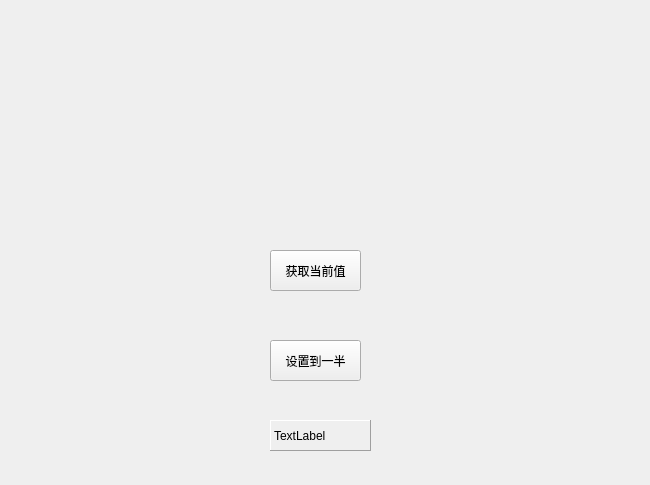
<?xml version="1.0" encoding="UTF-8"?>
<ui version="4.0">
 <class>Widget</class>
 <widget class="QWidget" name="Widget">
  <property name="geometry">
   <rect>
    <x>0</x>
    <y>0</y>
    <width>650</width>
    <height>485</height>
   </rect>
  </property>
  <property name="windowTitle">
   <string>Widget</string>
  </property>
  <widget class="MyWidget" name="spinSlider" native="true">
   <property name="geometry">
    <rect>
     <x>160</x>
     <y>120</y>
     <width>361</width>
     <height>61</height>
    </rect>
   </property>
  </widget>
  <widget class="QPushButton" name="getNumBtn">
   <property name="geometry">
    <rect>
     <x>270</x>
     <y>250</y>
     <width>91</width>
     <height>41</height>
    </rect>
   </property>
   <property name="text">
    <string>获取当前值</string>
   </property>
  </widget>
  <widget class="QPushButton" name="setNumBtn">
   <property name="geometry">
    <rect>
     <x>270</x>
     <y>340</y>
     <width>91</width>
     <height>41</height>
    </rect>
   </property>
   <property name="text">
    <string>设置到一半</string>
   </property>
  </widget>
  <widget class="MyWidget" name="widget" native="true">
   <property name="geometry">
    <rect>
     <x>180</x>
     <y>10</y>
     <width>311</width>
     <height>41</height>
    </rect>
   </property>
  </widget>
  <widget class="QLabel" name="secondLab">
   <property name="geometry">
    <rect>
     <x>270</x>
     <y>420</y>
     <width>101</width>
     <height>31</height>
    </rect>
   </property>
   <property name="frameShape">
    <enum>QFrame::Panel</enum>
   </property>
   <property name="frameShadow">
    <enum>QFrame::Raised</enum>
   </property>
   <property name="text">
    <string>TextLabel</string>
   </property>
  </widget>
 </widget>
 <layoutdefault spacing="6" margin="11"/>
 <customwidgets>
  <customwidget>
   <class>MyWidget</class>
   <extends>QWidget</extends>
   <header location="global">mywidget.h</header>
   <container>1</container>
  </customwidget>
 </customwidgets>
 <resources/>
 <connections/>
</ui>
